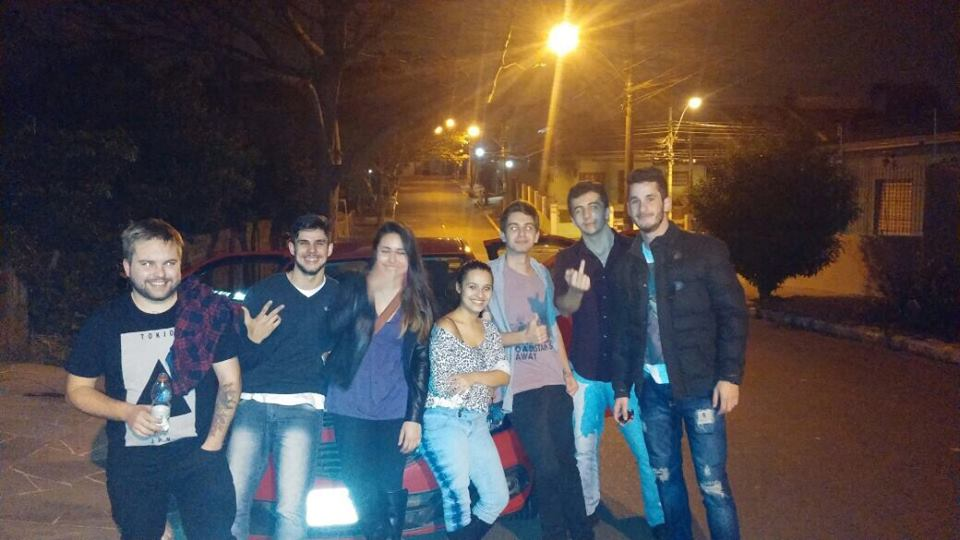
#> input picture images/image_5.jpg, 960 x 540 px
$ python face_recognizer.py
#> lines starting #> are read from the running program, lines starting #| are printed output that depends on the picture; after the words box and inside, x2 and y2 are one past the last pixel; in counts of white or black regions, pixels touching at a corner belong together
import cv2
import numpy as np

recognizer = cv2.face.LBPHFaceRecognizer_create()
recognizer.read('trainner/trainner.yml')
cascadePath = "haarcascade/haarcascade_frontalface_default.xml"
faceCascade = cv2.CascadeClassifier(cascadePath);

im = cv2.imread('images/image_5.jpg',1)
#> im is the input picture: shape (540, 960, 3); mean B, G, R 74.3, 74.2, 81.7
font = cv2.FONT_HERSHEY_SIMPLEX

gray=cv2.cvtColor(im,cv2.COLOR_BGR2GRAY)
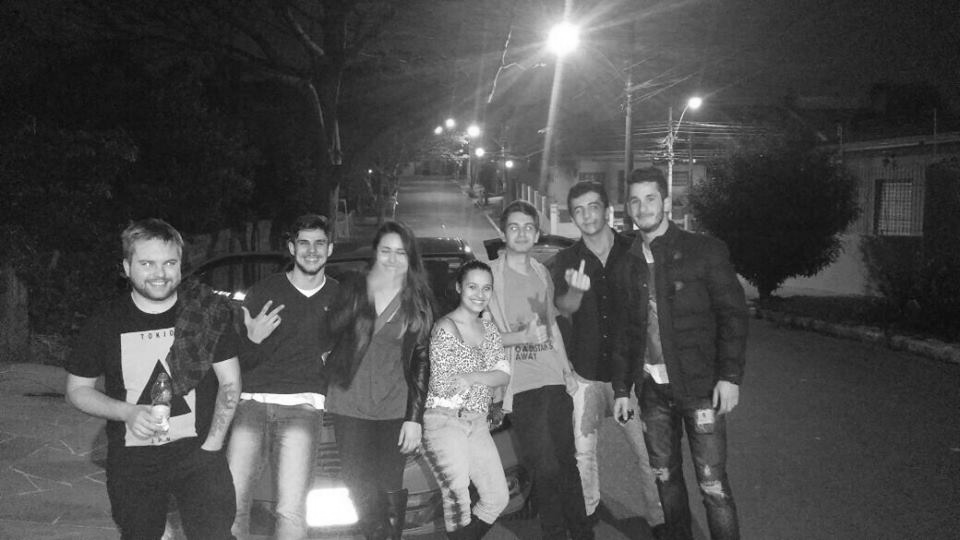
#> gray: shape (540, 960); min 7, max 255, mean 76.5
faces=faceCascade.detectMultiScale(gray, 1.2,5)
#> faces = [[372, 235, 42, 42], [459, 271, 42, 42], [620, 181, 48, 48], [566, 192, 43, 43], [501, 211, 42, 42], [289, 225, 46, 46], [131, 241, 55, 55]]

for(x,y,w,h) in faces:

    Id, conf = recognizer.predict(gray[y:y+h,x:x+w])

    conf = int(np.round(conf))

    print(conf)
    if(conf > 50):
        if(Id==1):
            Id="Matheus "
        elif(Id==2):
            Id="Flavia "
        elif(Id==3):
            Id="Mano "
        elif(Id==4):
            Id="Tank "
        elif(Id==5):
            Id="Wagner "
    else:
        Id="Unknown"

    if Id != "Unknown":
        #cv2.rectangle(im,(x,y),(x+w,y+h),(225,0,0),2)
        cv2.putText(im,Id,(x,y+h+30),font,1,(0,231,255),2)
        cv2.putText(im,str(conf)+"%",(x,y+h+45),font,.5,(252,1,252),1)
    cv2.imshow('im',im)
#> this loop made 7 passes
#> (x, y, w, h, conf) on passes 1 to 7: (372, 235, 42, 42, 157), (459, 271, 42, 42, 163), (620, 181, 48, 48, 152), (566, 192, 43, 43, 152), (501, 211, 42, 42, 156), (289, 225, 46, 46, 149), (131, 241, 55, 55, 137)
#| 157
#| 163
#| 152
#| 152
#| 156
#| 149
#| 137
#> pass 1, `cv2.imshow('im',im)`:
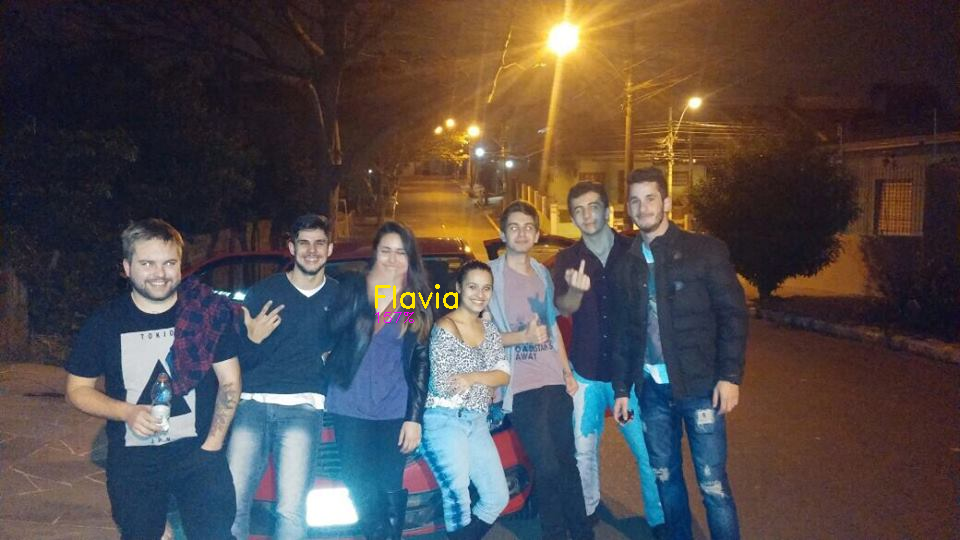
#> window 'im': shape (540, 960, 3); mean B, G, R 74.2, 74.4, 81.9
#> pass 2, `cv2.imshow('im',im)`:
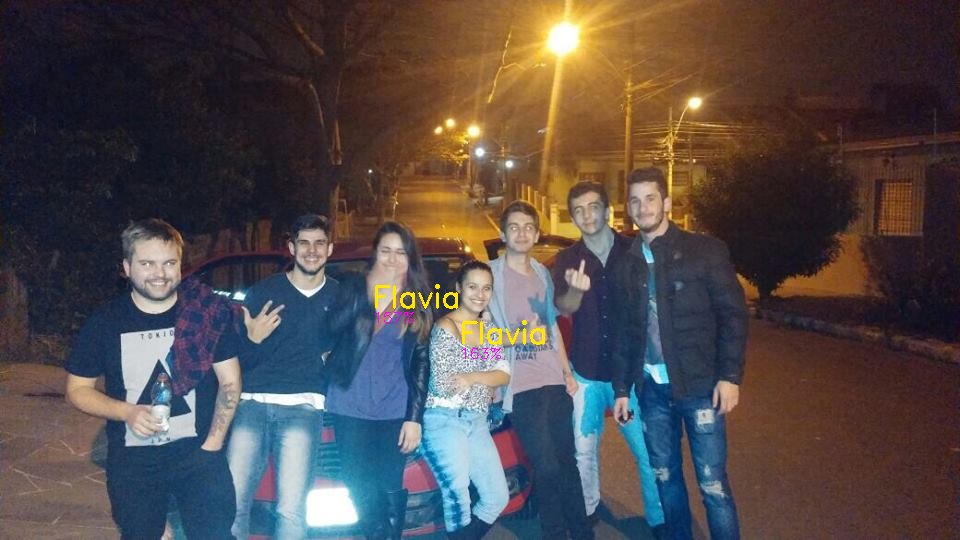
#> window 'im': shape (540, 960, 3); mean B, G, R 74.1, 74.4, 82
#> after the loop:
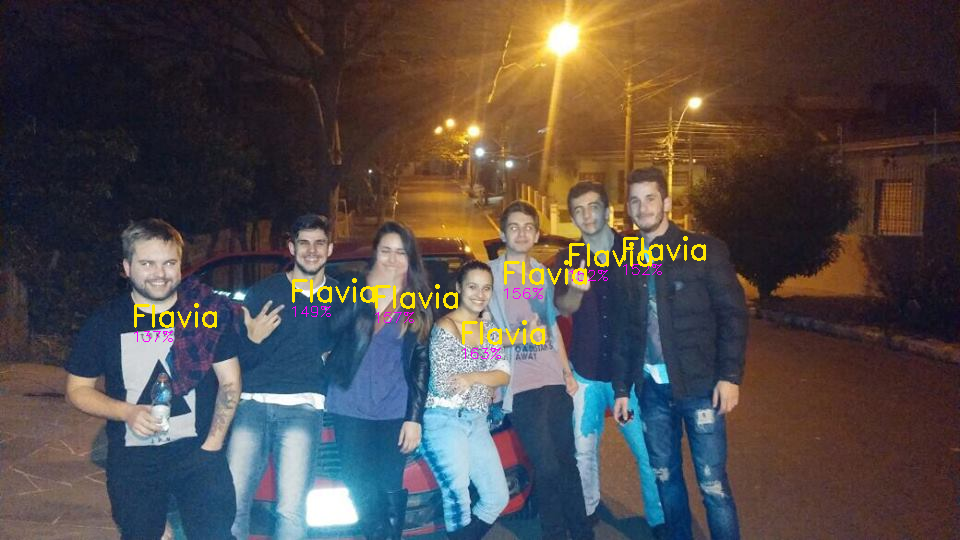
#> im: shape (540, 960, 3); 0.96% of pixels changed, all inside (x1, y1, x2, y2) = (134, 236, 706, 359)
if cv2.waitKey(10) and 0xFF==ord('q'):
#> (key q is pressed here)
    cv2.destroyAllWindows()

$ run again, with images/image_1.jpg copied over images/image_5.jpg
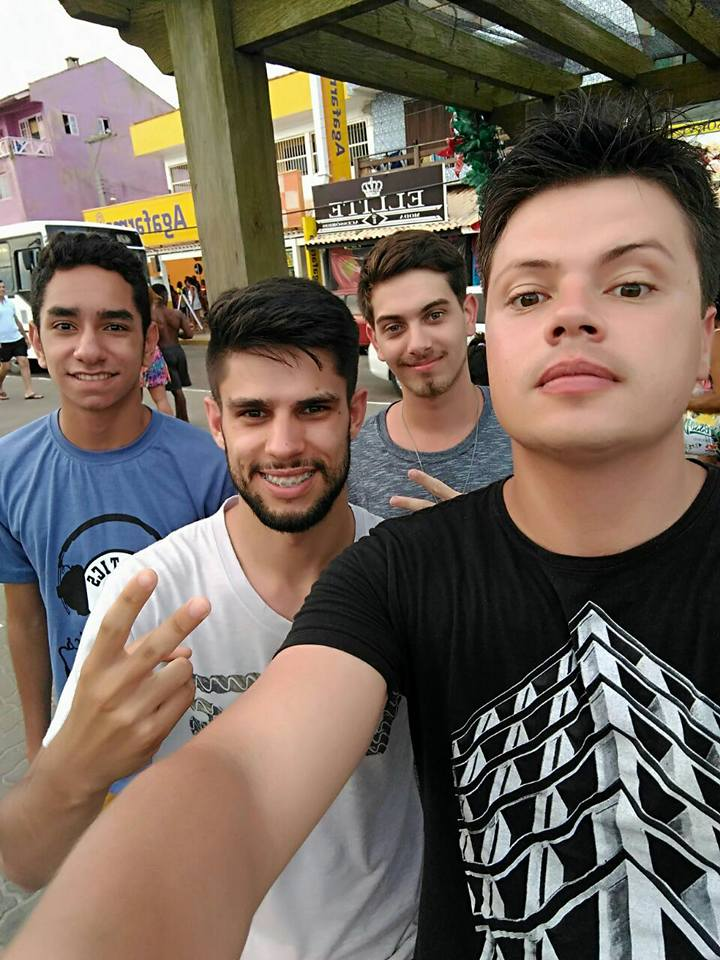
#> input picture images/image_1.jpg, 720 x 960 px
#> im is the input picture: shape (960, 720, 3); mean B, G, R 92.1, 103.4, 116.8
#> `gray=cv2.cvtColor(im,cv2.COLOR_BGR2GRAY)`:
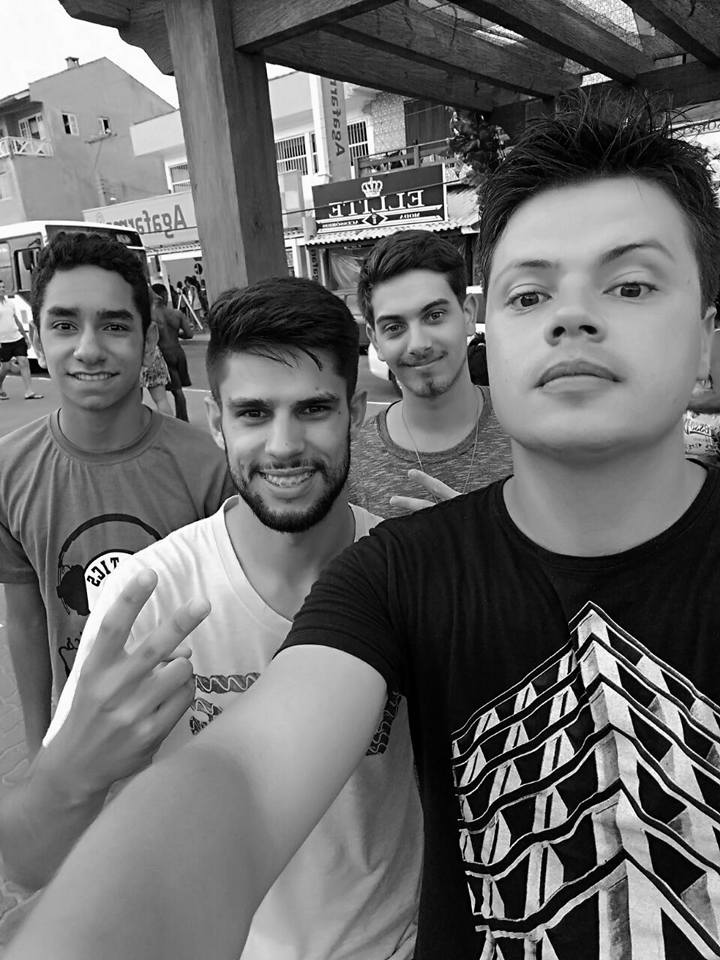
#> gray: shape (960, 720); min 0, max 255, mean 106.1
#> faces = [[354, 271, 125, 125], [27, 274, 126, 126], [200, 346, 170, 170], [446, 186, 259, 259]]
#> the loop `for(x,y,w,h) in faces: ` made 4 passes
#> (x, y, w, h, conf) on passes 1 to 4: (354, 271, 125, 125, 83), (27, 274, 126, 126, 84), (200, 346, 170, 170, 70), (446, 186, 259, 259, 68)
#> (printed output is left out)
#> after the loop `for(x,y,w,h) in faces:`:
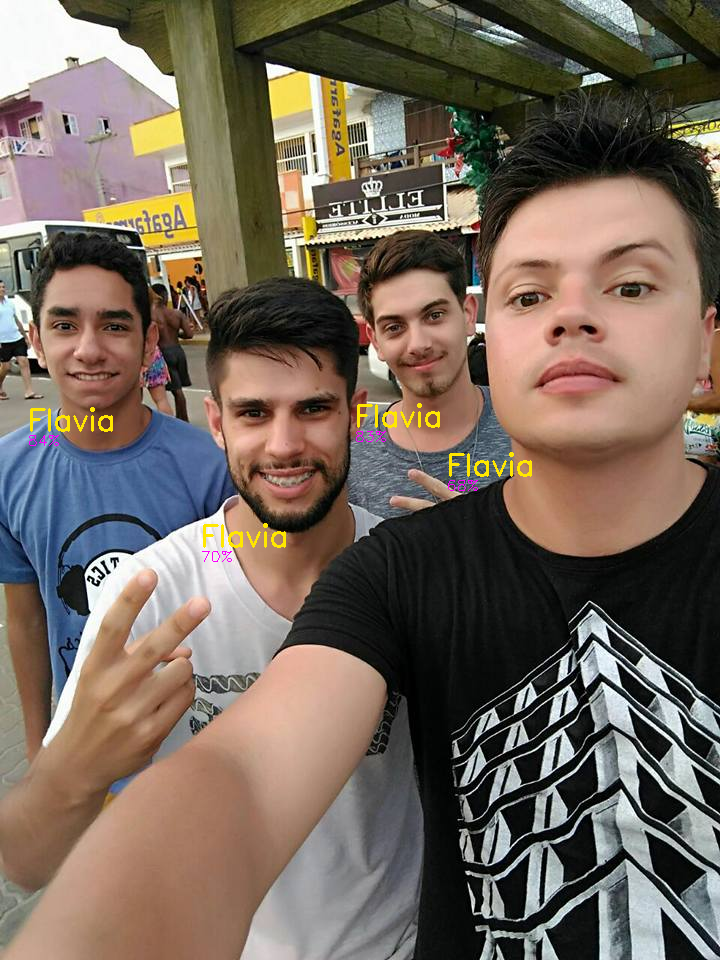
#> im: shape (960, 720, 3); 0.41% of pixels changed, all inside (x1, y1, x2, y2) = (29, 403, 532, 562)

$ run again, with images/image_2.jpg copied over images/image_5.jpg
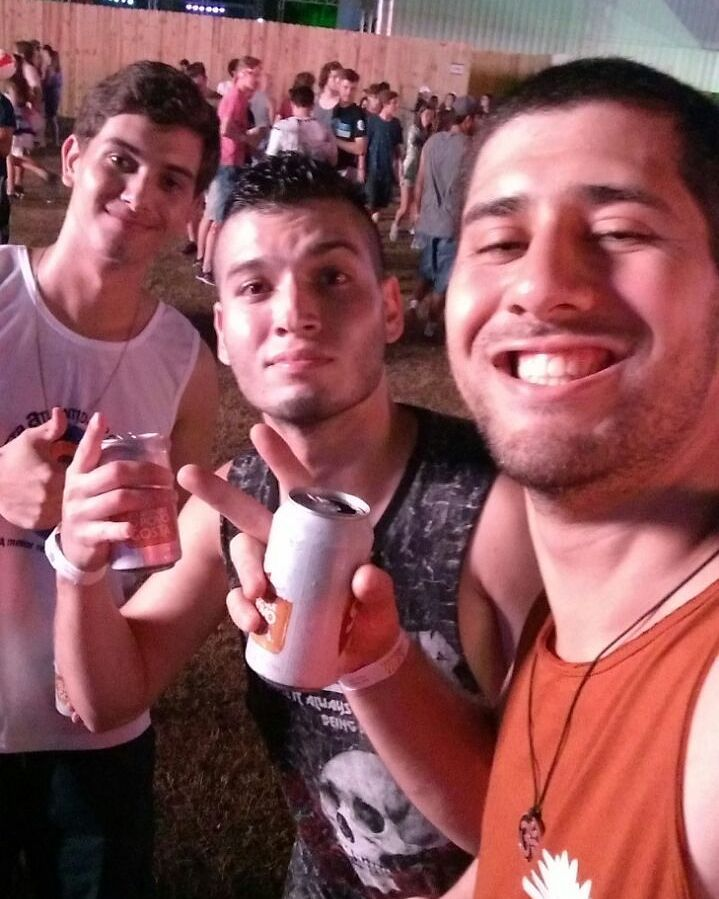
#> input picture images/image_2.jpg, 719 x 899 px
#> im is the input picture: shape (899, 719, 3); mean B, G, R 90.5, 86.4, 140.4
#> `gray=cv2.cvtColor(im,cv2.COLOR_BGR2GRAY)`:
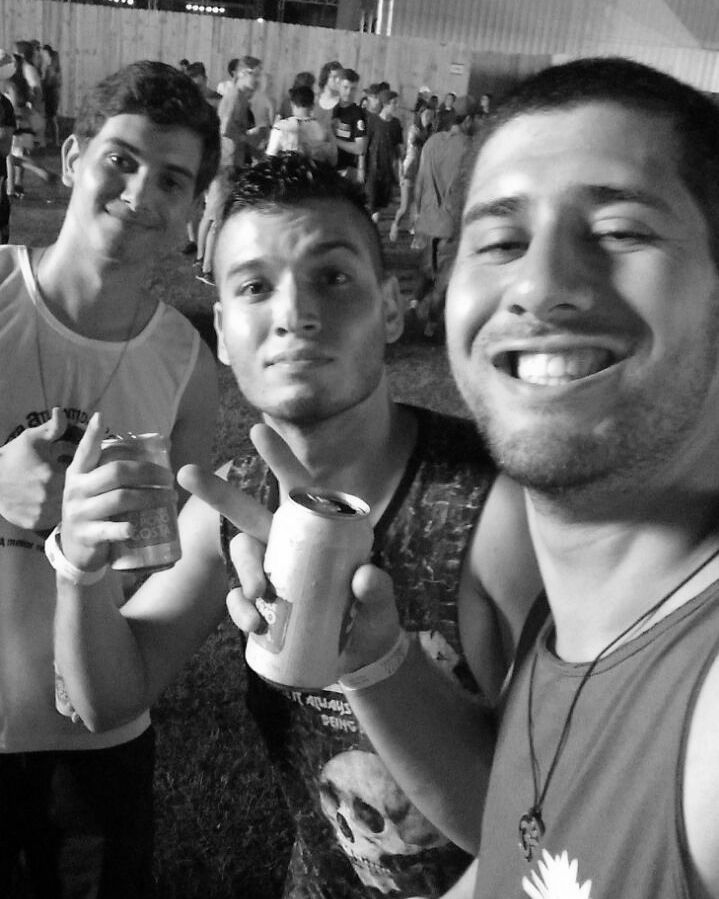
#> gray: shape (899, 719); min 0, max 255, mean 103
#> faces = [[184, 202, 208, 208], [404, 116, 288, 288]]
#> the loop `for(x,y,w,h) in faces: ` made 2 passes
#> (x, y, w, h, conf) on passes 1 to 2: (184, 202, 208, 208, 55), (404, 116, 288, 288, 45)
#> (printed output is left out)
#> pass 1, `cv2.imshow('im',im)`:
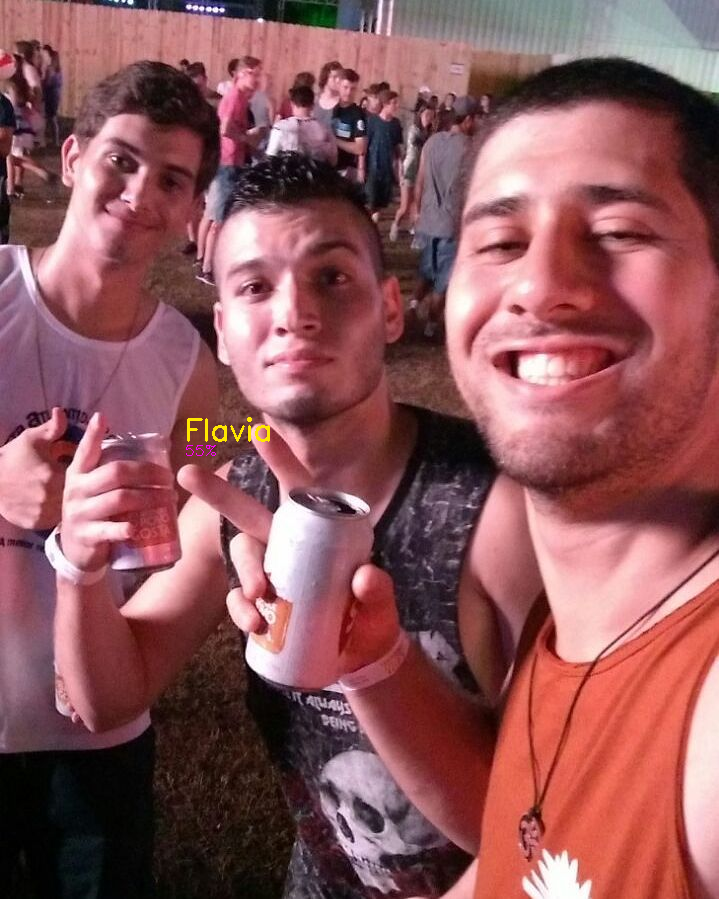
#> window 'im': shape (899, 719, 3); mean B, G, R 90.5, 86.5, 140.6

$ run again, with images/image_3.jpg copied over images/image_5.jpg
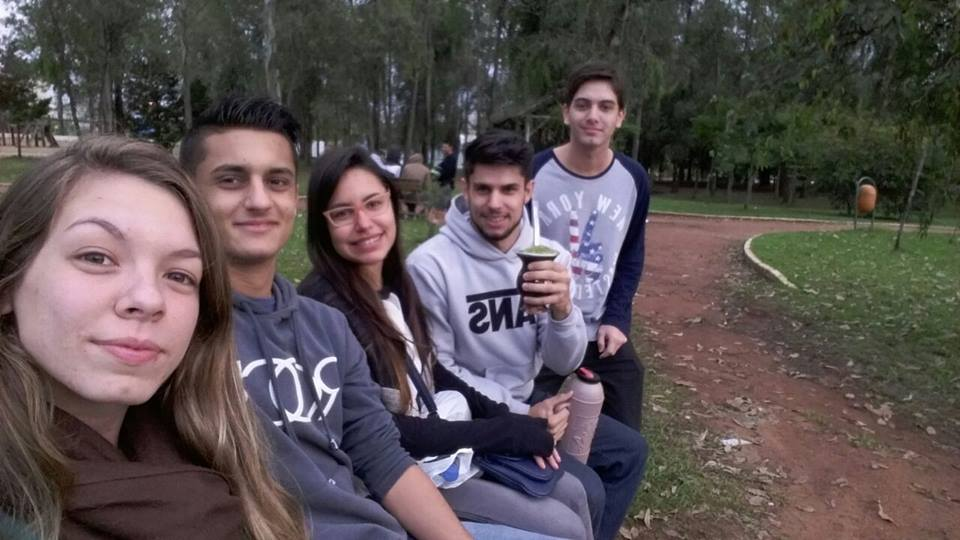
#> input picture images/image_3.jpg, 960 x 540 px
#> im is the input picture: shape (540, 960, 3); mean B, G, R 80.8, 80, 89.3
#> `gray=cv2.cvtColor(im,cv2.COLOR_BGR2GRAY)`:
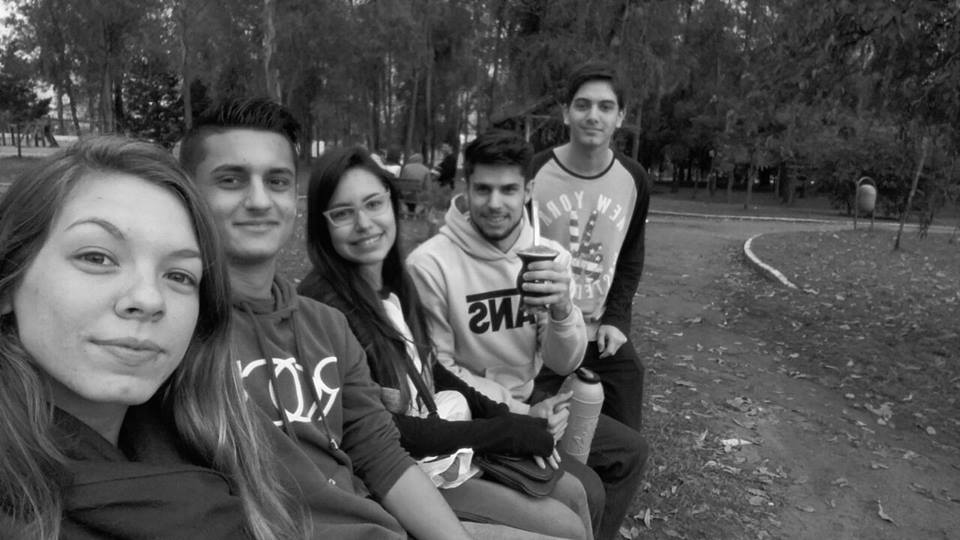
#> gray: shape (540, 960); min 0, max 255, mean 82.9
#> faces = [[561, 81, 66, 66], [456, 160, 79, 79], [314, 172, 92, 92], [189, 128, 132, 132], [27, 181, 212, 212]]
#> the loop `for(x,y,w,h) in faces: ` made 5 passes
#> (x, y, w, h, conf) on passes 1 to 5: (561, 81, 66, 66, 114), (456, 160, 79, 79, 103), (314, 172, 92, 92, 115), (189, 128, 132, 132, 86), (27, 181, 212, 212, 61)
#> (printed output is left out)
#> after the loop `for(x,y,w,h) in faces:`:
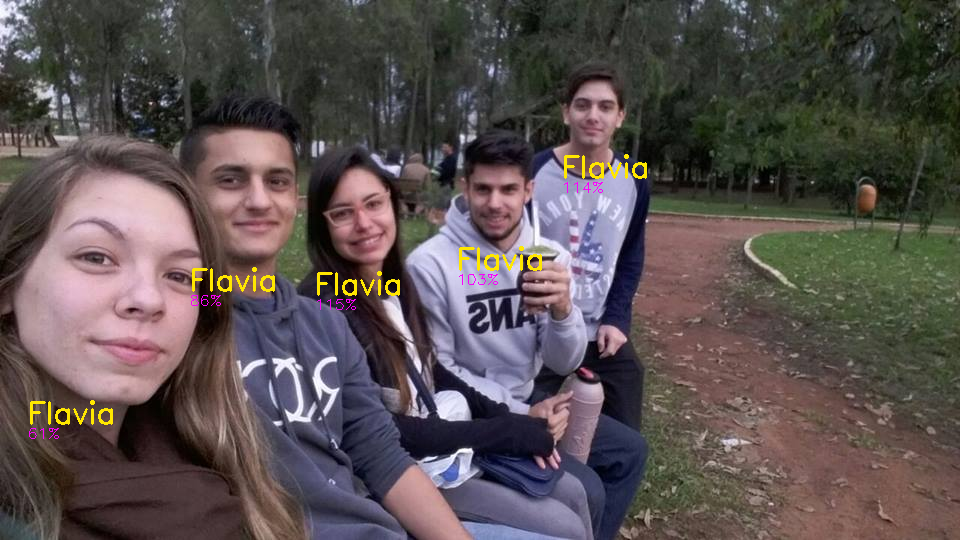
#> im: shape (540, 960, 3); 0.69% of pixels changed, all inside (x1, y1, x2, y2) = (29, 154, 647, 439)
